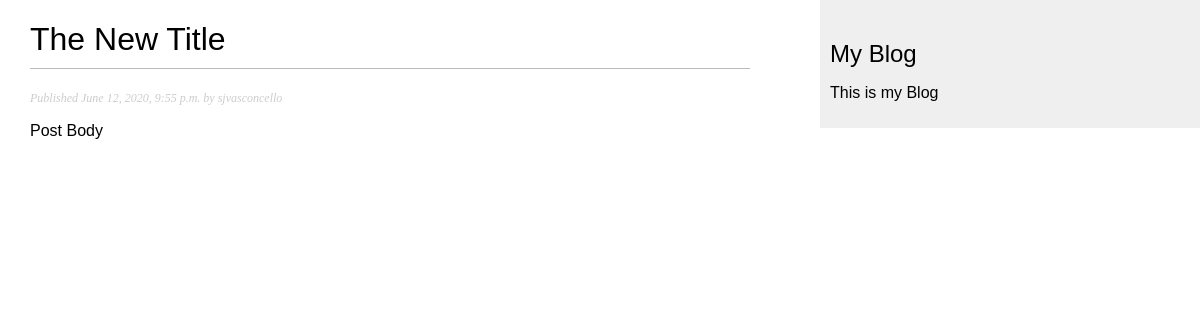
Page /blog/2020/6/12/another-post/ on the committed database.
### blog/models.py (models this page shows, shortened)
class Post(models.Model):
    STATUS_CHOICE = (("draft", "Draft"), ("published", "Published"),)
    title = models.CharField(max_length=250)
    slug = models.SlugField(max_length=250, unique_for_date="publish")
    author = models.ForeignKey(
        User, on_delete=models.CASCADE, related_name="blog_post")
    body = models.TextField()
    publish = models.DateTimeField(default=timezone.now)
    created = models.DateTimeField(auto_now_add=True)
    updated = models.DateTimeField(auto_now=True)
    status = models.CharField(
        max_length=10, choices=STATUS_CHOICE, default="draft")
    objects = models.Manager()  # The default manager.
    published = PublishedManager()  # Our custom manager.
    class Meta:
        ordering = ("-publish",)

### blog/views.py (the view)
def post_detail(request, year, month, day, post):
    post = get_object_or_404(Post, slug=post,
                             status='published',
                             publish__year=year,
                             publish__month=month,
                             publish__day=day)
    return render(request,
                  'blog/post/detail.html',
                  {'post': post})

### blog/templates/blog/post/detail.html (shortened to what this page needs)
{% extends 'blog/base.html' %}
{% block content %}
    <h1> {{post.title}} </h1>
    <p class="date">
        Published {{ post.publish }} by {{post.author}}
    </p>
    {{ post.body|linebreaks }}
{% endblock content %}

### blog/static/css/blog.css (style rules this page uses)
body { margin:0; padding:0; font-family:helvetica, sans-serif; }
h1 { font-weight:normal; border-bottom:1px solid #bbb; padding:0 0 10px 0; }
p.date { color:#ccc; font-family: georgia, serif; font-size: 12px; font-style: italic; }

### rows in the picture
Post: title "The New Title", publish "June 12, 2020, 9:55 p.m.", author "sjvasconcello", body "Post Body"
